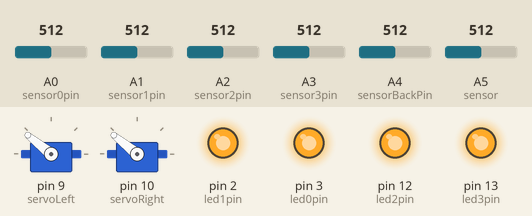
The sketch below on a simulated Arduino Uno, built with avr-gcc and run on an emulated ATmega328P. Parts: 2 × servo, output pins drawn as LEDs (lit = HIGH). The inputs (shaded band) are chosen by the test bench; at power-on: A0 (sensor0pin) = 512, A1 (sensor1pin) = 512, A2 (sensor2pin) = 512, A3 (sensor3pin) = 512, A4 (sensorBackPin) = 512, A5 (sensor) = 512.

Above: at 1.3 s.
1.4 s: A0 (sensor0pin) set to 482
At 2.8 s:
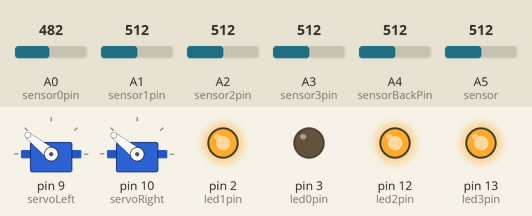
3.1 s: A1 (sensor1pin) set to 485
At 3.8 s:
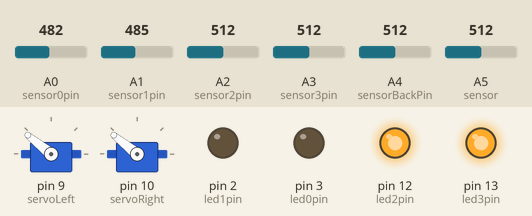
4.8 s: A2 (sensor2pin) set to 492
At 5.7 s:
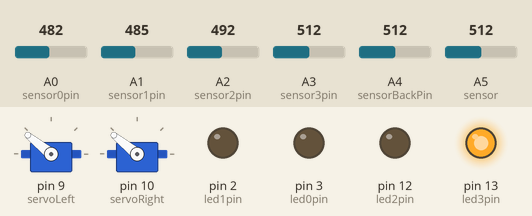
6.4 s: A3 (sensor3pin) set to 490
At 7.7 s:
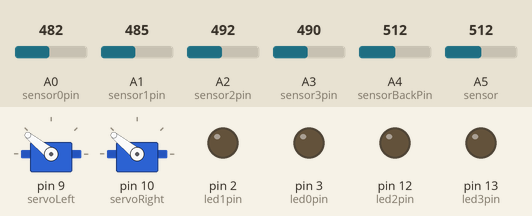
8.1 s: A4 (sensorBackPin) set to 490
At 9.4 s:
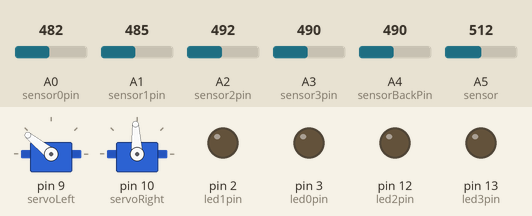
9.7 s: A2 (sensor2pin) set to 510
At 11.0 s:
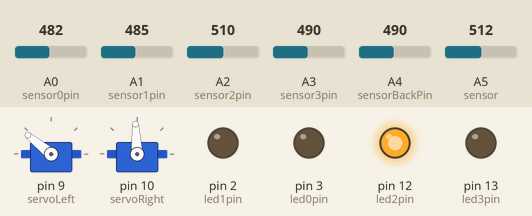
Timing chart, 0 to 12.2 s (numbered marks = the images above; inputs shaded):
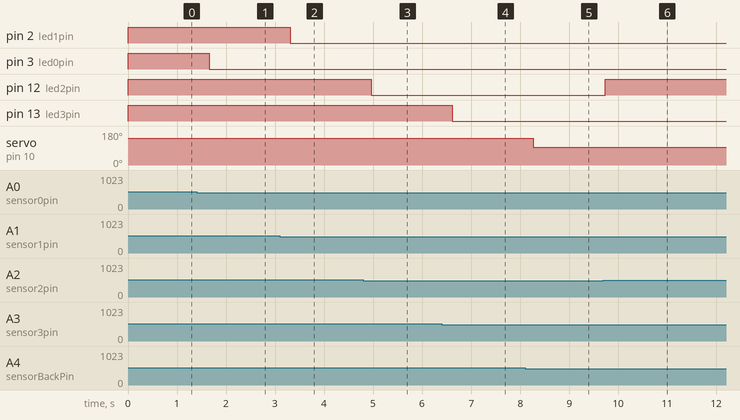

The sketch:

m03_2.ino
```cpp
#include <Servo.h>

// leds
#define led0pin 3
#define led1pin 2
#define led2pin 12
#define led3pin 13

// line sensors
#define sensor0pin A0
#define sensor1pin A1
#define sensor2pin A2
#define sensor3pin A3
#define sensorBackPin A4

// servos
#define servoLeft 9
#define servoRight 10
Servo left;
Servo right;

// servo PWM values
#define forwardFull 1000
#define forwardAlmost 700
#define forwardMed 600
#define forwardSlow 530
#define uwot 500

// line sensor threshold
#define threshold 500
int dis=0;
int sensor0, sensor1, sensor2, sensor3, sensorBack, state = 0;
//unsigned long startTime, endTime;

void setup() {
  // set up servo pins
  left.attach(servoLeft);
  right.attach(servoRight);

  // set LED pins as output
  pinMode(led0pin, OUTPUT);
  pinMode(led1pin, OUTPUT);
  pinMode(led2pin, OUTPUT);
  pinMode(led3pin, OUTPUT);

  Serial.begin(115200);
}

// main loop
void loop() {
  //record loop start time
  //unsigned long currentMillis = millis();

  // scan sensor states
  sensor0 = ((analogRead(A0) < threshold) ? 0 : 1);
  sensor1 = ((analogRead(A1) < threshold) ? 0 : 1);
  sensor2 = ((analogRead(A2) < threshold) ? 0 : 1);
  sensor3 = ((analogRead(A3) < threshold) ? 0 : 1);
  sensorBack = ((analogRead(A4) < threshold) ? 0 : 1);

  state = sensor3 + 10 * sensor2 + 100 * sensor1 + 1000 * sensor0;

  float SensorValue = analogRead(A5); // Read sensor value for analog pin A0
  float dis = 2076/(SensorValue - 11); // SensorValue to Distance conversion from https://www.dfrobot.com/wiki/index.php/SHARP_GP2Y0A41SK0F_IR_ranger_sensor_(4-30cm)_SKU:SEN0143
//  Serial.print(dis);
//  Serial.print(" cm\n");

  // write LEDs
  digitalWrite(led0pin, sensor0);
  digitalWrite(led1pin, sensor1);
  digitalWrite(led2pin, sensor2);
  digitalWrite(led3pin, sensor3);

  if (sensorBack)
  {
    if (dis>3 && dis<15)
    turnRight();
  }
  else
  {
    driveForward();
  }

  //Serial.println(state);
  delay(50);
}

// takes value between 0 and 1000, 500 is middle
void writeR(int s) {
  right.writeMicroseconds(2000 - s);
}
void writeL(int s) {
  left.writeMicroseconds(1000 + s);
}


void turnRight() {
  writeL(1000);
  writeR(0);
  delay(500);
}

void turnLeft() {
  writeL(0);
  writeR(1000);
  delay(500);
}

void driveForward() {
  switch (state) {
    case 0000:
    // ur fukt
    case 1:
      // hardest right
      writeL(forwardFull);
      writeR(uwot);
      break;
    case 1000:
      // hardest left
      writeL(uwot);
      writeR(forwardFull);
      break;
    case 11:
      // hard right
      writeL(forwardFull);
      writeR(forwardMed);
      break;
    case 1100:
      // hard left
      writeL(forwardMed);
      writeR(forwardFull);
      break;
    case 111:
      // slight right
      writeL(forwardFull);
      writeR(forwardAlmost);
      break;
    case 1110:
      // slight left
      writeL(forwardAlmost);
      writeR(forwardFull);
      break;
    case 110:
      // go straight
      writeL(forwardFull);
      writeR(forwardFull);
      break;
      //    case 1111:
      //      turnRight();
      //      break;
  }
}
```

Measured:
- the behaviour switches between 500 and 499 on A0 (sensor0pin) (found by bisection; images 0 and 1)
- the behaviour switches between 500 and 499 on A1 (sensor1pin) (found by bisection; images 1 and 2)
- the behaviour switches between 500 and 499 on A2 (sensor2pin) (found by bisection; images 2 and 3)
- after the input at 1.4 s, pin 3 (led0pin): HIGH → LOW after 0.25 s
- after the input at 3.1 s, pin 2 (led1pin): HIGH → LOW after 0.21 s
- after the input at 4.8 s, pin 12 (led2pin): HIGH → LOW after 0.16 s
- after the input at 6.4 s, pin 13 (led3pin): HIGH → LOW after 0.21 s
- after the input at 8.1 s, servo on pin 10 (servoRight): 141° → 93° after 0.16 s
- after the input at 9.7 s, pin 12 (led2pin): LOW → HIGH at once
